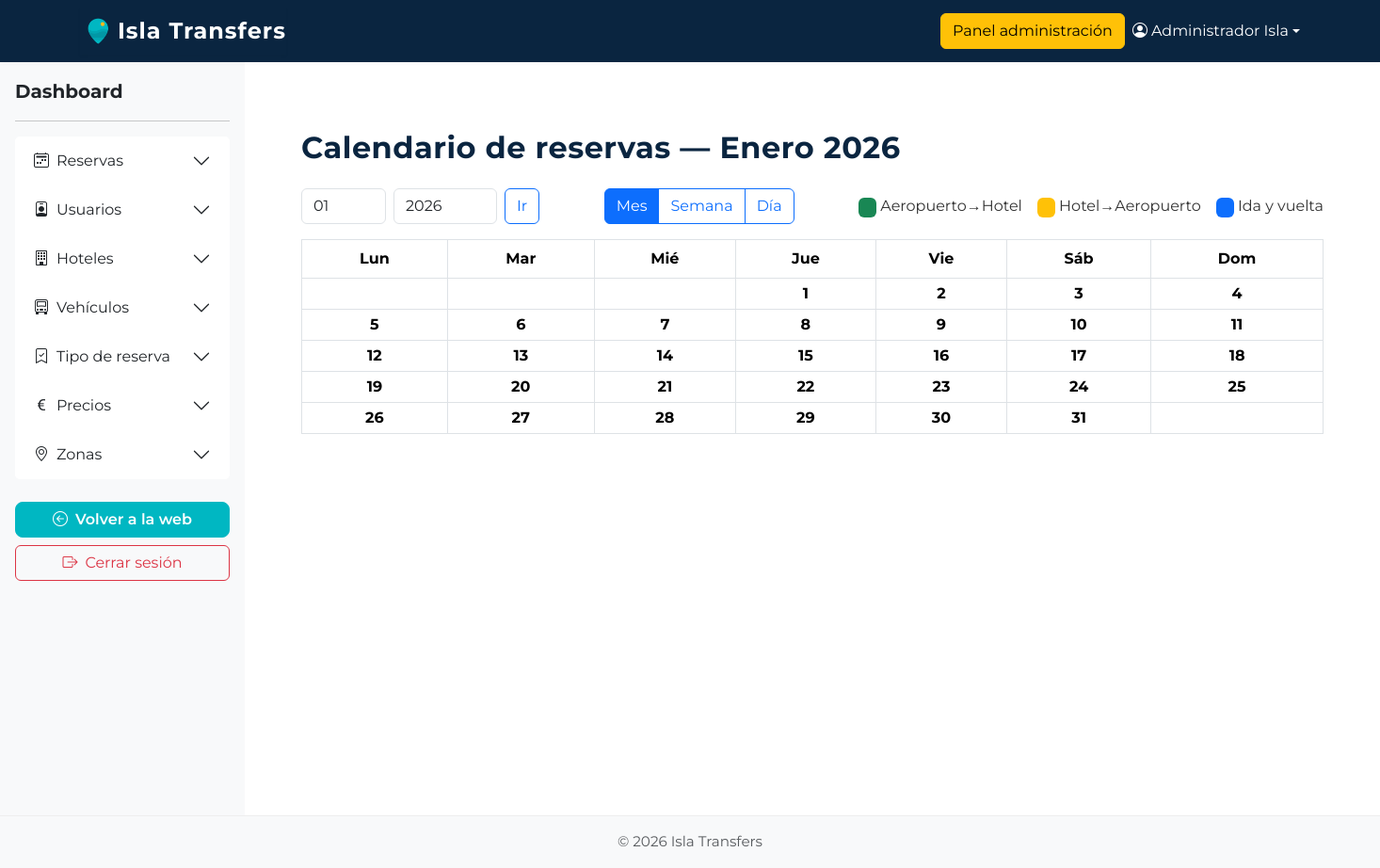
Before: /userAdmin/calendario (signed in) with the older database file.
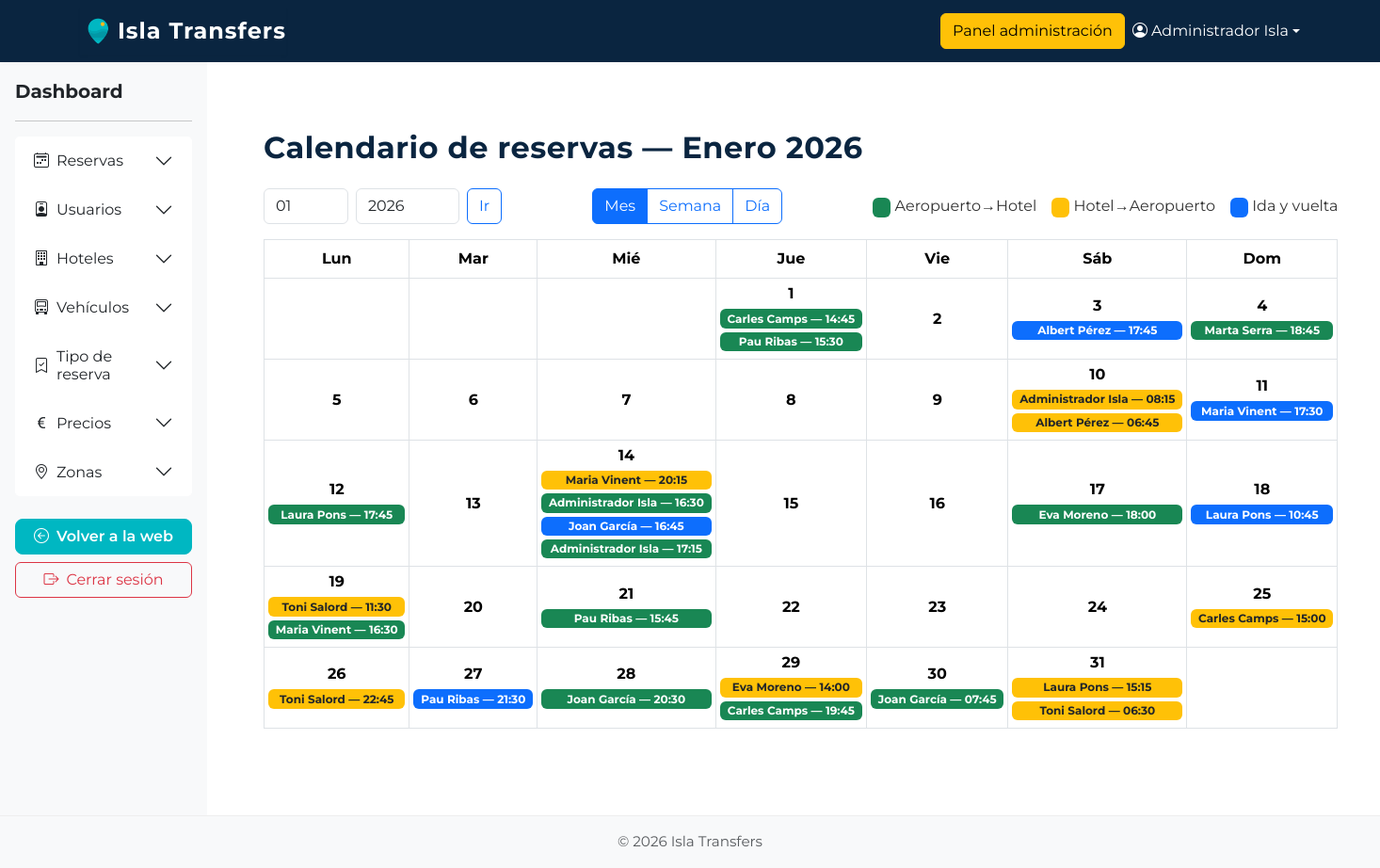
After: the same page with the newer database file.
### tables this page shows
CREATE TABLE `transfer_reservas` (
  `id_reserva` int(11) NOT NULL,
  `localizador` varchar(100) NOT NULL,
  `id_hotel` int(11) DEFAULT NULL COMMENT 'Es el hotel que realiza la reserva',
  `id_tipo_reserva` int(11) NOT NULL,
  `id_viajero` int(11) NOT NULL,
  `id_creador`int(11) NOT NULL,
  `fecha_reserva` datetime NOT NULL,
  `fecha_modificacion` datetime NOT NULL,
  `id_destino` int(11) NOT NULL,
  `fecha_entrada` date NULL,
  `hora_entrada` time NULL,
  `numero_vuelo_entrada` varchar(50) NOT NULL,
  `origen_vuelo_entrada` varchar(50) NULL,
  `hora_vuelo_salida` time NULL,
  `fecha_vuelo_salida` date NULL,
  `num_viajeros` int(11) NOT NULL,
  `id_vehiculo` int(11) NOT NULL
);

### core/Controller.php (called while the page is built, shortened)
<?php
class Controller
{
    public function view($view, $data = [])
    {
        extract($data);
        require __DIR__ . "/../app/views/$view.php";
    }
}

### app/controllers/UserAdminController.php (called while the page is built, shortened)
<?php
class UserAdminController extends Controller
{
    public function calendario()
    {
        $year = isset($_GET['year']) ? intval($_GET['year']) : date('Y');
        $month = isset($_GET['month']) ? intval($_GET['month']) : date('m');
        $fechaInicio = date('Y-m-01', strtotime("$year-$month-01"));
        $fechaFin = date('Y-m-t', strtotime($fechaInicio));
        $reservaModel = $this->model('Reserva');
        $reservas = $reservaModel->getReservasByRangoFechas($fechaInicio, $fechaFin);
        $this->view('userAdmin/calendario', [
            'reservas' => $reservas,
            'year' => $year,
            'month' => $month
        ]);
    }
}

### html/index.php (called while the page is built, shortened)
<?php
$router = new Router();
$router->route();

### app/models/Reserva.php (called while the page is built, shortened)
<?php
class Reserva extends Model
{
    public function getReservasByRangoFechas($fechaInicio, $fechaFin)
    {
        $db = $this->db();
        $sql = "
        SELECT r.*,
            t.descripcion AS descripcion_tipo,
            h.nombre AS nombre_hotel,
            vh.nombre AS destino_hotel,
            CONCAT(v.nombre, ' ', v.apellido1) AS nombre_viajero,
            v.email AS email_viajero
        FROM transfer_reservas r
        LEFT JOIN transfer_tipo_reservas t ON r.id_tipo_reserva = t.id_tipo_reserva
        LEFT JOIN transfer_hoteles h ON r.id_hotel = h.id_hotel
        LEFT JOIN transfer_hoteles vh ON r.id_destino = vh.id_hotel
        LEFT JOIN transfer_viajeros v ON r.id_viajero = v.id_viajero
        WHERE
            (r.fecha_entrada BETWEEN ? AND ? OR r.fecha_vuelo_salida BETWEEN ? AND ?)
        ORDER BY r.fecha_entrada ASC, r.hora_entrada ASC
        ";
        $stmt = $db->prepare($sql);
        $stmt->execute([$fechaInicio, $fechaFin, $fechaInicio, $fechaFin]);
        return $stmt->fetchAll(PDO::FETCH_ASSOC);
    }
}

### app/views/userAdmin/calendario.php (the view, shortened to what the changed rows need)
<?php require __DIR__ . '/../components/header.php'; ?>
<div class="d-flex" style="min-height: 100vh;">
    <?php require __DIR__ . '/../components/sidebar.php'; ?>
    <main class="flex-grow-1 p-5">
        <?php
        $diasEnMes = (int)date('t', strtotime("$year-$month-01"));
        $primerDiaSemana = date('N', strtotime("$year-$month-01"));
        $nombresMes = [
            1 => 'Enero',
            2 => 'Febrero',
            3 => 'Marzo',
            4 => 'Abril',
            5 => 'Mayo',
            6 => 'Junio',
            7 => 'Julio',
            8 => 'Agosto',
            9 => 'Septiembre',
            10 => 'Octubre',
            11 => 'Noviembre',
            12 => 'Diciembre'
        ];
        $nombresSemana = ['Lun', 'Mar', 'Mié', 'Jue', 'Vie', 'Sáb', 'Dom'];
        $reservasPorDia = [];
        foreach ($reservas as $r) {
            $dia = null;
            if (!empty($r['fecha_entrada']) && date('Y-m', strtotime($r['fecha_entrada'])) == sprintf('%04d-%02d', $year, $month)) {
                $dia = (int)date('j', strtotime($r['fecha_entrada']));
            }
            elseif (!empty($r['fecha_vuelo_salida']) && date('Y-m', strtotime($r['fecha_vuelo_salida'])) == sprintf('%04d-%02d', $year, $month)) {
                $dia = (int)date('j', strtotime($r['fecha_vuelo_salida']));
            }
            if ($dia) $reservasPorDia[$dia][] = $r;
        }
        ?>
        <div class="container mt-4">
            <h2 class="mb-4">Calendario de reservas — <?= $nombresMes[(int)$month] ?> <?= $year ?></h2>
            <table class="table table-bordered text-center align-middle">
                <thead>
                    <tr>
                        <?php foreach ($nombresSemana as $nombre): ?>
                            <th><?= $nombre ?></th>
                        <?php endforeach; ?>
                    </tr>
                </thead>
                <tbody>
                    <?php
                    $dia = 1;
                    $semana = 1;
                    while ($dia <= $diasEnMes):
                        echo '<tr>';
                        for ($w = 1; $w <= 7; $w++) {
                            if (($semana === 1 && $w < $primerDiaSemana) || $dia > $diasEnMes) {
                                echo '<td></td>';
                            } else {
                                echo '<td class="p-1">';
                                echo '<strong>' . $dia . '</strong><br>';
                                if (!empty($reservasPorDia[$dia])) {
                                    foreach ($reservasPorDia[$dia] as $r) {
                                        $color = match ((int)$r['id_tipo_reserva']) {
                                            1 => 'success',
                                            2 => 'warning text-dark',
                                            3 => 'primary',
                                            default => 'secondary'
                                        };
                                        $nombre = htmlspecialchars($r['nombre_viajero'] ?? $r['nombre_hotel'] ?? '-');
                                        $hora = htmlspecialchars(substr($r['hora_entrada'] ?? $r['hora_vuelo_salida'] ?? '', 0, 5));
                                        echo '<span class="badge bg-' . $color . ' d-block my-1" style="cursor:pointer;" onclick="window.location.href=\'/userAdmin/verReserva/' . $r['id_reserva'] . '\'">'
                                            . $nombre . ' — ' . $hora
                                            . '</span>';
                                    }
                                }
                                echo '</td>';
                                $dia++;
                            }
                        }
                        echo '</tr>';
                        $semana++;
                    endwhile;
                    ?>
                </tbody>
            </table>
    </main>
</div>
<?php require __DIR__ . '/../components/footer.php'; ?>

Changed rows visible on the page:
added transfer_reservas: nombre "Carles Camps", hora_entrada "14:45"
added transfer_reservas: nombre "Pau Ribas", hora_entrada "15:30"
added transfer_reservas: nombre "Albert Pérez", hora_entrada "17:45"
added transfer_reservas: nombre "Marta Serra", hora_entrada "18:45"
added transfer_reservas: nombre "Administrador Isla", hora "08:15"
added transfer_reservas: nombre "Albert Pérez", hora "06:45"
added transfer_reservas: nombre "Maria Vinent", hora_entrada "17:30"
added transfer_reservas: nombre "Laura Pons", hora_entrada "17:45"
added transfer_reservas: nombre "Maria Vinent", hora "20:15"
added transfer_reservas: nombre "Administrador Isla", hora_entrada "16:30"
now on this page (row edited): transfer_reservas: nombre "Joan García", hora_entrada "16:45"
added transfer_reservas: nombre "Administrador Isla", hora_entrada "17:15"
added transfer_reservas: nombre "Eva Moreno", hora_entrada "18:00"
added transfer_reservas: nombre "Laura Pons", hora_entrada "10:45"
added transfer_reservas: nombre "Toni Salord", hora "11:30"
added transfer_reservas: nombre "Maria Vinent", hora_entrada "16:30"
added transfer_reservas: nombre "Pau Ribas", hora_entrada "15:45"
added transfer_reservas: nombre "Carles Camps", hora "15:00"
added transfer_reservas: nombre "Toni Salord", hora "22:45"
added transfer_reservas: nombre "Pau Ribas", hora_entrada "21:30"
added transfer_reservas: nombre "Joan García", hora_entrada "20:30"
added transfer_reservas: nombre "Eva Moreno", hora "14:00"
added transfer_reservas: nombre "Carles Camps", hora_entrada "19:45"
added transfer_reservas: nombre "Joan García", hora_entrada "07:45"
added transfer_reservas: nombre "Laura Pons", hora "15:15"
added transfer_reservas: nombre "Toni Salord", hora "06:30"
